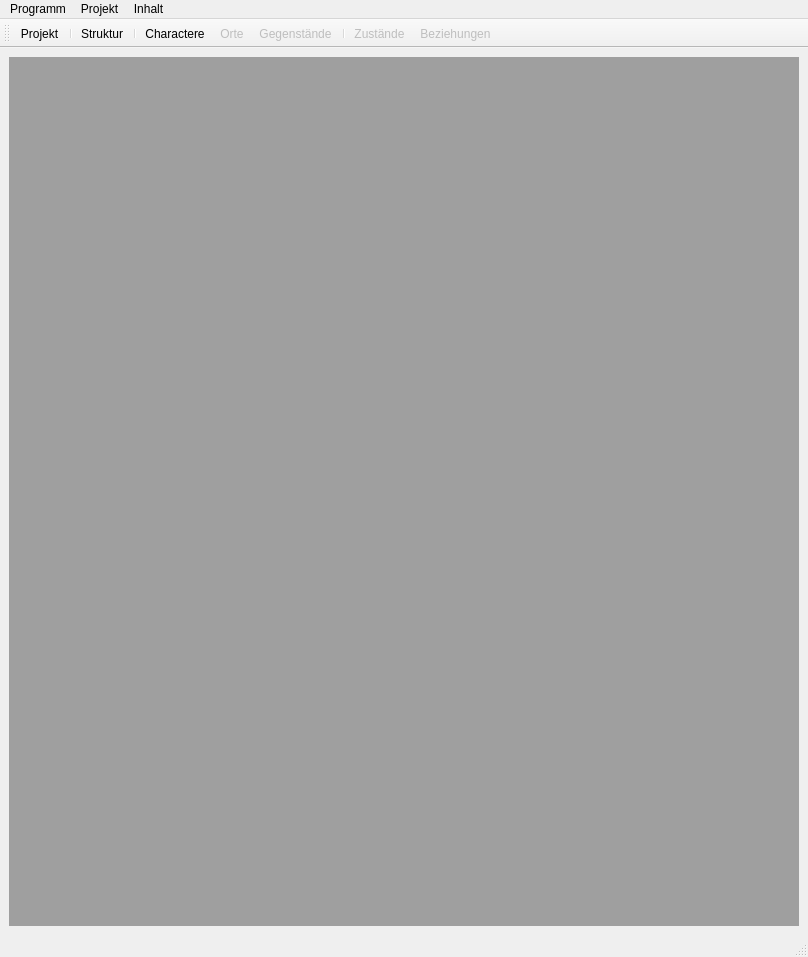
<?xml version="1.0" encoding="UTF-8"?>
<ui version="4.0">
 <class>wlh_main_window</class>
 <widget class="QMainWindow" name="wlh_main_window">
  <property name="geometry">
   <rect>
    <x>0</x>
    <y>0</y>
    <width>808</width>
    <height>957</height>
   </rect>
  </property>
  <property name="windowTitle">
   <string>MainWindow</string>
  </property>
  <widget class="QWidget" name="wlh_central_widget">
   <layout class="QVBoxLayout" name="verticalLayout">
    <item>
     <widget class="QMdiArea" name="wlh_mdi_area"/>
    </item>
   </layout>
  </widget>
  <widget class="QMenuBar" name="wlh_menubar">
   <property name="geometry">
    <rect>
     <x>0</x>
     <y>0</y>
     <width>808</width>
     <height>22</height>
    </rect>
   </property>
   <widget class="QMenu" name="menu_project">
    <property name="title">
     <string>Projekt</string>
    </property>
    <addaction name="act_mn_project_new_project"/>
    <addaction name="separator"/>
    <addaction name="act_mn_project_open_project"/>
    <addaction name="act_mn_project_last_projects"/>
    <addaction name="separator"/>
    <addaction name="act_mn_project_project_settings"/>
    <addaction name="separator"/>
    <addaction name="separator"/>
   </widget>
   <widget class="QMenu" name="menuInhalt">
    <property name="title">
     <string>Inhalt</string>
    </property>
    <addaction name="act_tb_mn_structure"/>
    <addaction name="separator"/>
    <addaction name="act_tb_mn_characters"/>
    <addaction name="act_tb_mn_locations"/>
    <addaction name="act_tb_mn_Items"/>
    <addaction name="separator"/>
    <addaction name="act_tb_mn_status"/>
    <addaction name="act_tb_mn_relationships"/>
   </widget>
   <widget class="QMenu" name="menuProgramm">
    <property name="title">
     <string>Programm</string>
    </property>
    <addaction name="act_mn_project_app_settings"/>
    <addaction name="act_mn_app_user"/>
    <addaction name="separator"/>
    <addaction name="act_mn_project_quit"/>
   </widget>
   <addaction name="menuProgramm"/>
   <addaction name="menu_project"/>
   <addaction name="menuInhalt"/>
  </widget>
  <widget class="QStatusBar" name="wlh_statusbar"/>
  <widget class="QToolBar" name="wlh_toolbar">
   <property name="windowTitle">
    <string>toolBar</string>
   </property>
   <attribute name="toolBarArea">
    <enum>TopToolBarArea</enum>
   </attribute>
   <attribute name="toolBarBreak">
    <bool>false</bool>
   </attribute>
   <addaction name="act_tb_project"/>
   <addaction name="separator"/>
   <addaction name="act_tb_mn_structure"/>
   <addaction name="separator"/>
   <addaction name="act_tb_mn_characters"/>
   <addaction name="act_tb_mn_locations"/>
   <addaction name="act_tb_mn_Items"/>
   <addaction name="separator"/>
   <addaction name="act_tb_mn_status"/>
   <addaction name="act_tb_mn_relationships"/>
  </widget>
  <action name="act_mn_project_new_project">
   <property name="text">
    <string>Neues Projekt</string>
   </property>
  </action>
  <action name="act_mn_project_open_project">
   <property name="text">
    <string>Projekt öffnen</string>
   </property>
  </action>
  <action name="act_mn_project_last_projects">
   <property name="text">
    <string>Letzte Projekte</string>
   </property>
  </action>
  <action name="act_mn_project_project_settings">
   <property name="text">
    <string>Projekteinstellungen</string>
   </property>
  </action>
  <action name="act_mn_project_app_settings">
   <property name="text">
    <string>Programmeinstellungen</string>
   </property>
  </action>
  <action name="act_mn_project_quit">
   <property name="text">
    <string>Ende</string>
   </property>
  </action>
  <action name="act_tb_project">
   <property name="text">
    <string>Projekt</string>
   </property>
   <property name="toolTip">
    <string>Einstellungen zum Projekt</string>
   </property>
  </action>
  <action name="act_tb_mn_characters">
   <property name="text">
    <string>Charactere</string>
   </property>
   <property name="toolTip">
    <string>Charakter-Verwaltung</string>
   </property>
  </action>
  <action name="act_tb_mn_locations">
   <property name="enabled">
    <bool>false</bool>
   </property>
   <property name="text">
    <string>Orte</string>
   </property>
   <property name="toolTip">
    <string>Verwaltung der Orte</string>
   </property>
  </action>
  <action name="act_tb_mn_Items">
   <property name="enabled">
    <bool>false</bool>
   </property>
   <property name="text">
    <string>Gegenstände</string>
   </property>
   <property name="toolTip">
    <string>Verwaltung der Gegenstände</string>
   </property>
  </action>
  <action name="act_tb_mn_status">
   <property name="enabled">
    <bool>false</bool>
   </property>
   <property name="text">
    <string>Zustände</string>
   </property>
  </action>
  <action name="act_tb_mn_relationships">
   <property name="enabled">
    <bool>false</bool>
   </property>
   <property name="text">
    <string>Beziehungen</string>
   </property>
  </action>
  <action name="act_mn_app_user">
   <property name="text">
    <string>Benutzer</string>
   </property>
  </action>
  <action name="act_tb_mn_structure">
   <property name="text">
    <string>Struktur</string>
   </property>
  </action>
 </widget>
 <resources/>
 <connections/>
</ui>
